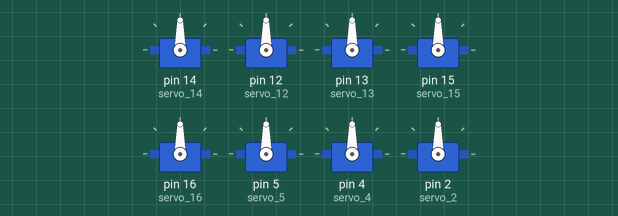
A sketch run on a simulated Arduino Uno, built with avr-gcc and run on an emulated ATmega328P. On the bench: 8 × servo.

Above: at 0.05 s.
At 2.0 s:
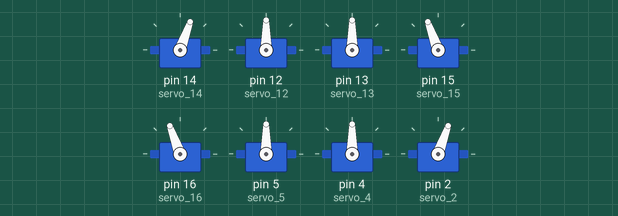
Timing chart, 0 to 4.6 s (numbered marks = the images above):
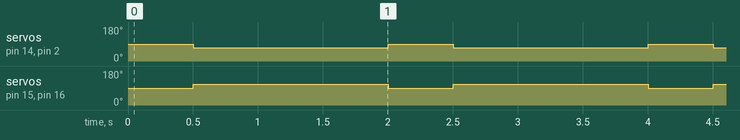

Measured:
- by itself, servo on pin 14 (servo_14), servo on pin 2 (servo_2): alternates 90° for 0.50 s and 70° for 1.5 s
- by itself, servo on pin 15 (servo_15), servo on pin 16 (servo_16): alternates 110° for 1.5 s and 90° for 0.50 s

The sketch:

4.1standby.ino
```cpp
#include <Servo.h>
Servo servo_14;//Upper right [paw]
Servo servo_12;//Upper right [arm]
Servo servo_13;//Lower right [arm]
Servo servo_15;//Lower right [paw]
Servo servo_16;//Upper left [paw]
Servo servo_5;//Upper left [arm]
Servo servo_4;//Lower left [arm]
Servo servo_2;//Lower left [paw]

void setup(){
  servo_14.attach(14);
  servo_12.attach(12);
  servo_13.attach(13);
  servo_15.attach(15);
  servo_16.attach(16);
  servo_5.attach(5);
  servo_4.attach(4);
  servo_2.attach(2);
}
//Create the standby array
int array1[2][9] = {
  //G14  G12  G13  G15  G16  G5  G4  G2  MS
  {90,  90,  90,  90,  90,  90,  90,  90,  500},//Center point position
  {70,  90,  90,  110, 110,  90,  90,  70,  500},//Standby mode
};
//A function that sets the standby state
void standby() {
 for (int i = 0; i <= 1; i = i + 1) {  //There are two sets of arrays that need to be traversed twice
  servo_14.write(array1[i][0]); //The servo executes row i and column 1
  servo_12.write(array1[i][1]); //The servo executes row i and column 2
  servo_13.write(array1[i][2]); //The servo executes row i and column 3
  servo_15.write(array1[i][3]); //The servo executes row i and column 4
  servo_16.write(array1[i][4]); //The servo executes row i and column 5
  servo_5.write(array1[i][5]); //The servo executes row i and column 6
  servo_4.write(array1[i][6]); //The servo executes row i and column 7
  servo_2.write(array1[i][7]); //The servo executes row i and column 8
  delay(array1[i][8]); //Row i, column 9, execution delay time
 }
}
//Run the standby function
void loop() {
  standby();
  delay(1000);
}
```
